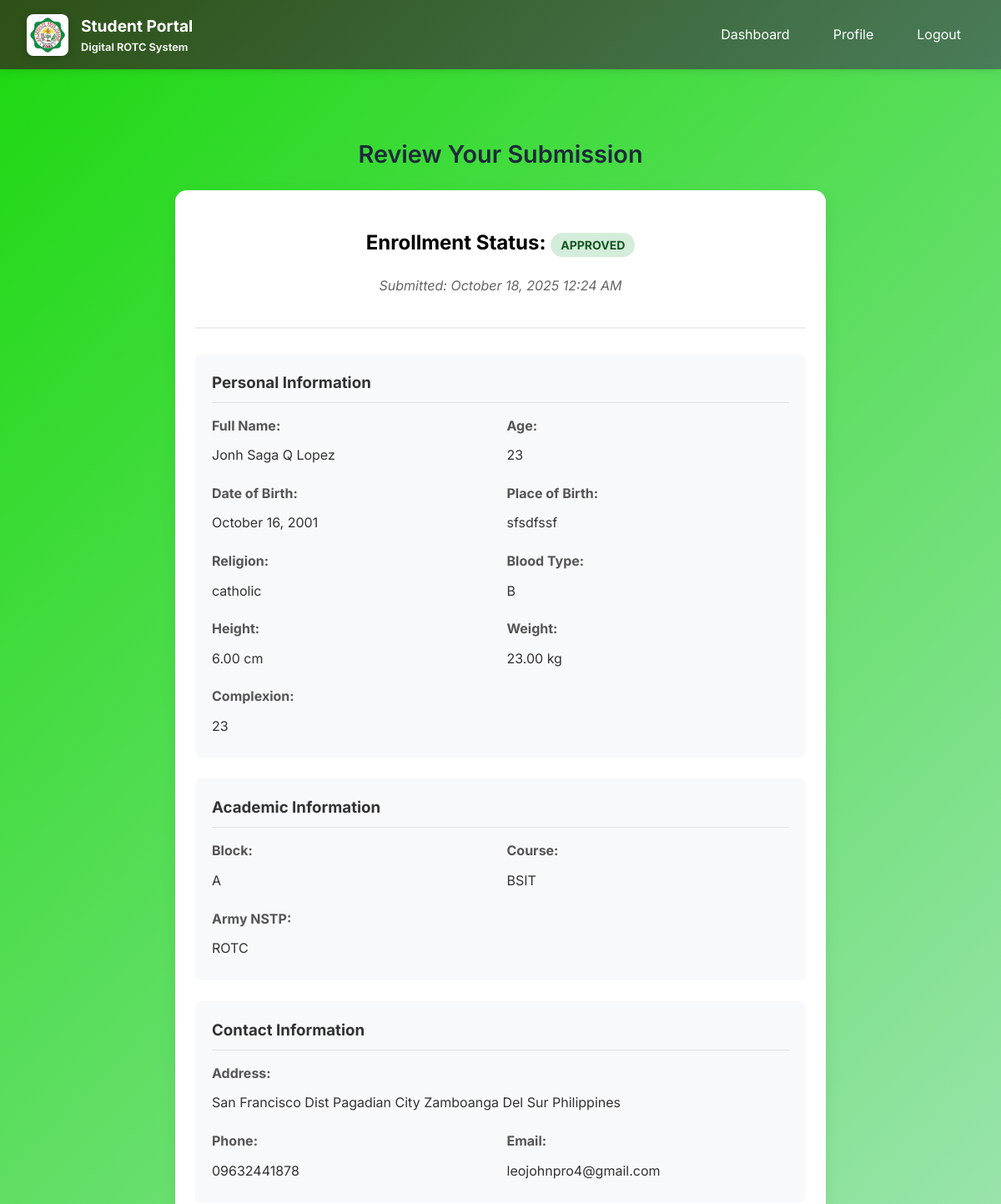
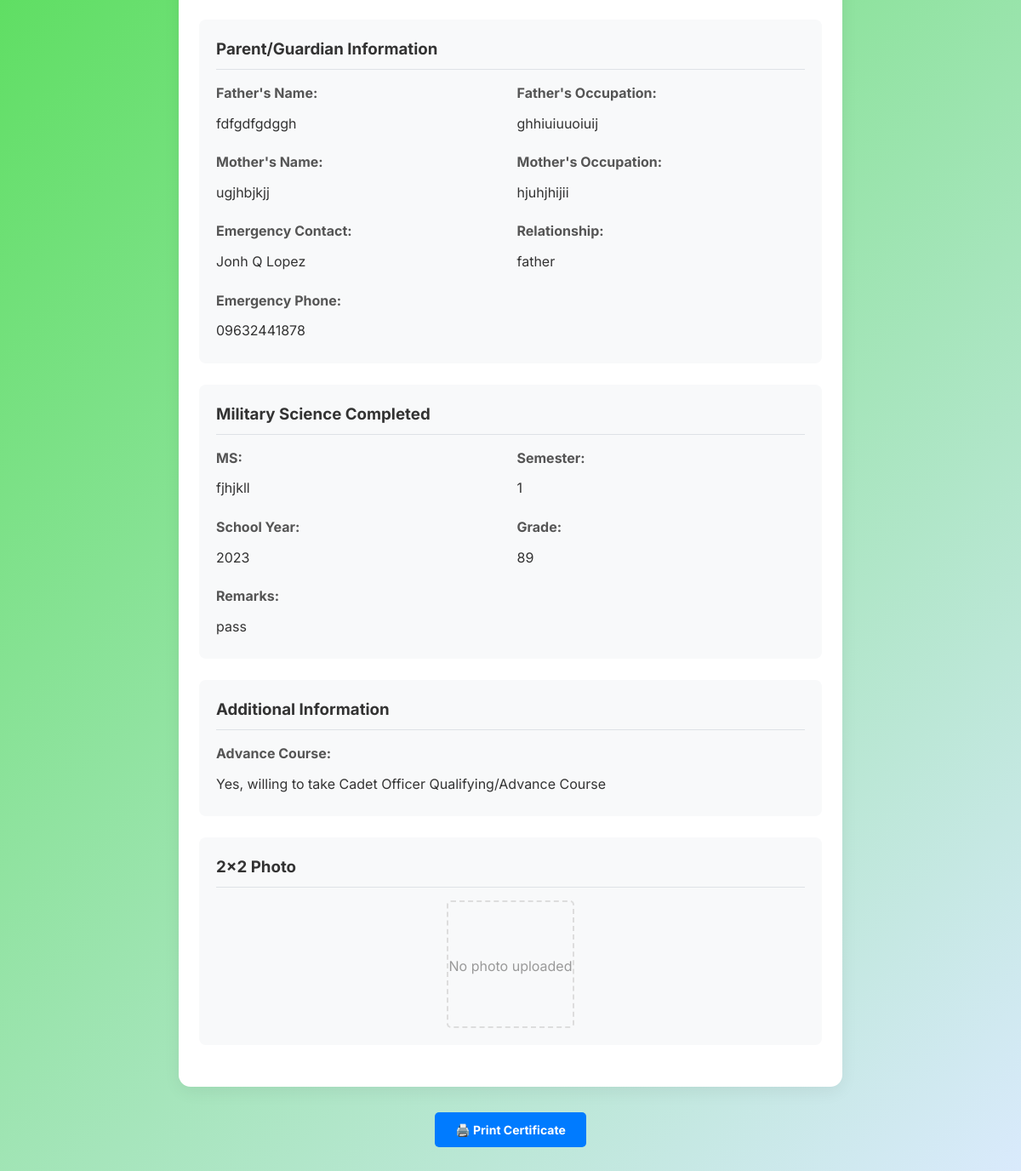
/student/review.php (signed in), run on the app's committed database (2 pictures, top to bottom).
### tables this page shows
CREATE TABLE `enrollments` (
  `id` int(11) NOT NULL,
  `student_id` varchar(50) NOT NULL,
  `first_name` varchar(50) NOT NULL,
  `middle_name` varchar(50) DEFAULT NULL,
  `last_name` varchar(50) NOT NULL,
  `age` int(11) DEFAULT NULL,
  `religion` varchar(50) DEFAULT NULL,
  `date_of_birth` date DEFAULT NULL,
  `place_of_birth` varchar(100) DEFAULT NULL,
  `height` decimal(5,2) DEFAULT NULL,
  `weight` decimal(5,2) DEFAULT NULL,
  `complexion` varchar(50) DEFAULT NULL,
  `blood_type` varchar(5) DEFAULT NULL,
  `block` varchar(10) DEFAULT NULL,
  `course` varchar(50) DEFAULT NULL,
  `army_nstp` varchar(20) DEFAULT NULL,
  `address` text DEFAULT NULL,
  `phone` varchar(20) DEFAULT NULL,
  `email` varchar(100) DEFAULT NULL,
  `father_name` varchar(100) DEFAULT NULL,
  `father_occupation` varchar(100) DEFAULT NULL,
  `mother_name` varchar(100) DEFAULT NULL,
  `mother_occupation` varchar(100) DEFAULT NULL,
  `emergency_contact_person` varchar(100) DEFAULT NULL,
  `relationship` varchar(50) DEFAULT NULL,
  `emergency_contact_number` varchar(20) DEFAULT NULL,
  `ms` varchar(20) DEFAULT NULL,
  `semester` varchar(20) DEFAULT NULL,
  `school_year` varchar(20) DEFAULT NULL,
  `grade` varchar(10) DEFAULT NULL,
  `ms_remarks` text DEFAULT NULL,
  `advance_course` tinyint(1) DEFAULT 0,
  `photo_path` varchar(255) DEFAULT NULL,
  `status` enum('not_enrolled','submitted','resubmitted','approved','rejected') DEFAULT 'not_enrolled',
  `admin_remarks` text DEFAULT NULL,
  `submitted_at` timestamp NULL DEFAULT NULL,
  `resubmitted_at` timestamp NULL DEFAULT NULL,
  `reviewed_at` timestamp NULL DEFAULT NULL,
  `created_at` timestamp NOT NULL DEFAULT current_timestamp(),
  `updated_at` timestamp NOT NULL DEFAULT current_timestamp() ON UPDATE current_timestamp()
);

### student/review.php (the view, shortened to what this page needs)
<?php
$database = new Database();
$db = $database->getConnection();
$student_id = $_SESSION['user_id'];
$query = "SELECT * FROM enrollments WHERE student_id = ? ORDER BY created_at DESC LIMIT 1";
$stmt = $db->prepare($query);
$stmt->execute([$student_id]);
$enrollment = $stmt->fetch(PDO::FETCH_ASSOC);
?>
<!DOCTYPE html>
<html lang="en">
<head>
  <link rel="stylesheet" href="../assets/css/review.css" />
</head>
<body>
  <nav class="navbar">
    <div class="navbar-brand">
      <img src="../assets/img/jhcsc-logo.png" alt="JHCSC Logo" class="navbar-logo">
      <div>
        <div style="font-size: 1.2rem;">Student Portal</div>
        <div style="font-size: 0.8rem; opacity: 0.9;">Digital ROTC System</div>
      </div>
    </div>
    <div class="navbar-nav">
      <a href="dashboard.php" class="nav-link">Dashboard</a>
      <a href="profile.php" class="nav-link">Profile</a>
      <a href="../index.php" class="nav-link">Logout</a>
    </div>
  </nav>
  <div class="container">
    <header>
      <h1>Review Your Submission</h1>
    </header>
    <?php if (!$enrollment): ?>
      <div class="review-card">
        <div class="no-submission">
          <h2>No Submission Found</h2>
          <p>You haven't submitted an enrollment form yet.</p>
          <button onclick="window.location.href='enroll.php'" class="btn-primary">Start Enrollment</button>
        </div>
      </div>
    <?php else: ?>
      <div class="review-card" id="reviewCard">
        <div class="status-header">
          <h2>Enrollment Status:
            <span class="status-badge status-<?php echo $enrollment['status']; ?>">
              <?php echo ucfirst($enrollment['status']); ?>
            </span>
          </h2>
          <p class="submission-date">
            <?php if ($enrollment['status'] == 'resubmitted'): ?>
              Resubmitted: <?php echo date('F j, Y g:i A', strtotime($enrollment['resubmitted_at'])); ?>
            <?php else: ?>
              Submitted: <?php echo date('F j, Y g:i A', strtotime($enrollment['submitted_at'] ?: $enrollment['created_at'])); ?>
            <?php endif; ?>
          </p>
        </div>
        <div class="info-section">
          <h3>Personal Information</h3>
          <div class="info-grid">
            <div class="info-item">
              <label>Full Name:</label>
              <span><?php echo htmlspecialchars($enrollment['first_name'] . ' ' . $enrollment['middle_name'] . ' ' . $enrollment['last_name']); ?></span>
            </div>
            <div class="info-item">
              <label>Age:</label>
              <span><?php echo $enrollment['age']; ?></span>
            </div>
            <div class="info-item">
              <label>Date of Birth:</label>
              <span><?php echo date('F j, Y', strtotime($enrollment['date_of_birth'])); ?></span>
            </div>
            <div class="info-item">
              <label>Place of Birth:</label>
              <span><?php echo htmlspecialchars($enrollment['place_of_birth']); ?></span>
            </div>
            <div class="info-item">
              <label>Religion:</label>
              <span><?php echo htmlspecialchars($enrollment['religion']); ?></span>
            </div>
            <div class="info-item">
              <label>Blood Type:</label>
              <span><?php echo htmlspecialchars($enrollment['blood_type']); ?></span>
            </div>
            <div class="info-item">
              <label>Height:</label>
              <span><?php echo $enrollment['height']; ?> cm</span>
            </div>
            <div class="info-item">
              <label>Weight:</label>
              <span><?php echo $enrollment['weight']; ?> kg</span>
            </div>
            <div class="info-item">
              <label>Complexion:</label>
              <span><?php echo htmlspecialchars($enrollment['complexion']); ?></span>
            </div>
          </div>
        </div>
        <div class="info-section">
          <h3>Academic Information</h3>
          <div class="info-grid">
            <div class="info-item">
              <label>Block:</label>
              <span><?php echo htmlspecialchars($enrollment['block']); ?></span>
            </div>
            <div class="info-item">
              <label>Course:</label>
              <span><?php echo htmlspecialchars($enrollment['course']); ?></span>
            </div>
            <div class="info-item">
              <label>Army NSTP:</label>
              <span><?php echo htmlspecialchars($enrollment['army_nstp']); ?></span>
            </div>
          </div>
        </div>
        <div class="info-section">
          <h3>Contact Information</h3>
          <div class="info-grid">
            <div class="info-item full-width">
              <label>Address:</label>
              <span><?php echo htmlspecialchars($enrollment['address']); ?></span>
            </div>
            <div class="info-item">
              <label>Phone:</label>
              <span><?php echo htmlspecialchars($enrollment['phone']); ?></span>
            </div>
            <div class="info-item">
              <label>Email:</label>
              <span><?php echo htmlspecialchars($enrollment['email']); ?></span>
            </div>
          </div>
        </div>
        <div class="info-section">
          <h3>Parent/Guardian Information</h3>
          <div class="info-grid">
            <div class="info-item">
              <label>Father's Name:</label>
              <span><?php echo htmlspecialchars($enrollment['father_name']); ?></span>
            </div>
            <div class="info-item">
              <label>Father's Occupation:</label>
              <span><?php echo htmlspecialchars($enrollment['father_occupation']); ?></span>
            </div>
            <div class="info-item">
              <label>Mother's Name:</label>
              <span><?php echo htmlspecialchars($enrollment['mother_name']); ?></span>
            </div>
            <div class="info-item">
              <label>Mother's Occupation:</label>
              <span><?php echo htmlspecialchars($enrollment['mother_occupation']); ?></span>
            </div>
            <div class="info-item">
              <label>Emergency Contact:</label>
              <span><?php echo htmlspecialchars($enrollment['emergency_contact_person']); ?></span>
            </div>
            <div class="info-item">
              <label>Relationship:</label>
              <span><?php echo htmlspecialchars($enrollment['relationship']); ?></span>
            </div>
            <div class="info-item">
              <label>Emergency Phone:</label>
              <span><?php echo htmlspecialchars($enrollment['emergency_contact_number']); ?></span>
            </div>
          </div>
        </div>
        <?php if (!empty($enrollment['ms']) || !empty($enrollment['semester']) || !empty($enrollment['school_year'])): ?>
        <div class="info-section">
          <h3>Military Science Completed</h3>
          <div class="info-grid">
            <div class="info-item">
              <label>MS:</label>
              <span><?php echo htmlspecialchars($enrollment['ms']); ?></span>
            </div>
            <div class="info-item">
              <label>Semester:</label>
              <span><?php echo htmlspecialchars($enrollment['semester']); ?></span>
            </div>
            <div class="info-item">
              <label>School Year:</label>
              <span><?php echo htmlspecialchars($enrollment['school_year']); ?></span>
            </div>
            <div class="info-item">
              <label>Grade:</label>
              <span><?php echo htmlspecialchars($enrollment['grade']); ?></span>
            </div>
            <div class="info-item full-width">
              <label>Remarks:</label>
              <span><?php echo htmlspecialchars($enrollment['ms_remarks']); ?></span>
            </div>
          </div>
        </div>
        <?php endif; ?>
        <div class="info-section">
          <h3>Additional Information</h3>
          <div class="info-item">
            <label>Advance Course:</label>
            <span><?php echo $enrollment['advance_course'] ? 'Yes, willing to take Cadet Officer Qualifying/Advance Course' : 'No'; ?></span>
          </div>
        </div>
        <div class="info-section">
          <h3>2x2 Photo</h3>
          <div class="photo-container">
            <?php if (!empty($enrollment['photo_path']) && file_exists($enrollment['photo_path'])): ?>
              <img src="<?php echo htmlspecialchars($enrollment['photo_path']); ?>"
                   alt="Cadet Photo"
                   style="max-width: 150px; max-height: 150px; border: 2px solid #ddd; border-radius: 5px;">
            <?php else: ?>
              <div class="no-photo">No photo uploaded</div>
            <?php endif; ?>
          </div>
        </div>
      </div>
      <div class="actions no-print">
        <?php if ($enrollment['status'] == 'approved'): ?>
          <button onclick="window.location.href='certificate.php'" class="btn-print">🖨️ Print Certificate</button>
        <?php endif; ?>
      </div>
    <?php endif; ?>
  </div>
</body>
</html>

### assets/css/review.css (style rules this page uses)
* { box-sizing: border-box; font-family: 'Inter', Arial, sans-serif; }
body { margin: 0; background: linear-gradient(135deg, #10d602f3, #dbeafe); color: #000000; line-height: 1.6; }
.container { max-width: 820px; margin: 40px auto; padding: 20px; }
header { text-align: center; margin-bottom: 18px; }
header h1 { font-size: 1.8rem; font-weight: 600; color: #1e293b; }
.review-card { background: white; padding: 24px; border-radius: 14px; box-shadow: 0 6px 20px rgba(2,6,23,0.06); transition: transform 0.2s ease, box-shadow 0.2s ease; }
.actions { text-align: right; margin-top: 18px; }
button { padding: 10px 16px; border-radius: 8px; border: none; cursor: pointer; margin-left: 8px; font-weight: 600; transition: background 0.2s ease, transform 0.1s ease; }

### student/review.php (style rules this page uses)
.navbar { background: linear-gradient(135deg, #2d5016 0%, #4a7c59 100%); color: white; padding: 1rem 2rem; display: flex; justify-content: space-between; align-items: center; box-shadow: 0 2px 10px rgba(0,0,0,0.1); margin-bottom: 2rem; }
.navbar-brand { font-size: 1.5rem; font-weight: bold; display: flex; align-items: center; gap: 15px; }
.navbar-logo { height: 50px; width: auto; border-radius: 8px; box-shadow: 0 2px 8px rgba(0,0,0,0.2); background: white; padding: 4px; }
.navbar-nav { display: flex; gap: 20px; align-items: center; }
.nav-link { color: white; text-decoration: none; padding: 8px 16px; border-radius: 20px; transition: background-color 0.3s; }
.status-header { text-align: center; margin-bottom: 30px; padding-bottom: 20px; border-bottom: 2px solid #eee; }
.status-badge { padding: 6px 12px; border-radius: 15px; font-size: 14px; font-weight: bold; text-transform: uppercase; }
.status-approved { background-color: #d4edda; color: #155724; }
.submission-date { color: #666; font-style: italic; margin-top: 10px; }
.info-section { margin-bottom: 25px; padding: 20px; background-color: #f8f9fa; border-radius: 8px; }
.info-section h3 { margin: 0 0 15px 0; color: #333; border-bottom: 1px solid #dee2e6; padding-bottom: 8px; }
.info-grid { display: grid; grid-template-columns: repeat(auto-fit, minmax(250px, 1fr)); gap: 15px; }
.info-item { display: flex; flex-direction: column; }
.info-item.full-width { grid-column: 1 / -1; }
.info-item label { font-weight: bold; color: #555; margin-bottom: 5px; }
.info-item span { color: #333; padding: 5px 0; }
.photo-container { text-align: center; }
.no-photo { display: inline-block; width: 150px; height: 150px; border: 2px dashed #ddd; line-height: 150px; color: #999; border-radius: 5px; }
.actions { text-align: center; margin-top: 30px; }
.actions button { margin: 0 10px; padding: 12px 24px; border: none; border-radius: 5px; cursor: pointer; font-weight: bold; font-size: 14px; }
.btn-print { background-color: #007bff; color: white; }

### data on the page
enrollments: status "APPROVED", submitted_at "October 18, 2025 12:24 AM", first_name+middle_name+last_name "Jonh Saga Q Lopez", age "23", date_of_birth "October 16, 2001", place_of_birth "sfsdfssf", religion "catholic", blood_type "B", height "6.00", weight "23.00", complexion "23", block "A", course "BSIT", army_nstp "ROTC", address "San Francisco Dist Pagadian City Zamboanga Del Sur Philippines", phone "09632441878", email "leojohnpro4@gmail.com", father_name "fdfgdfgdggh", father_occupation "ghhiuiuuoiuij", mother_name "ugjhbjkjj", mother_occupation "hjuhjhijii", emergency_contact_person "Jonh Q Lopez", relationship "father", emergency_contact_number "09632441878", ms "fjhjkll", semester "1", school_year "2023", grade "89", ms_remarks "pass"
